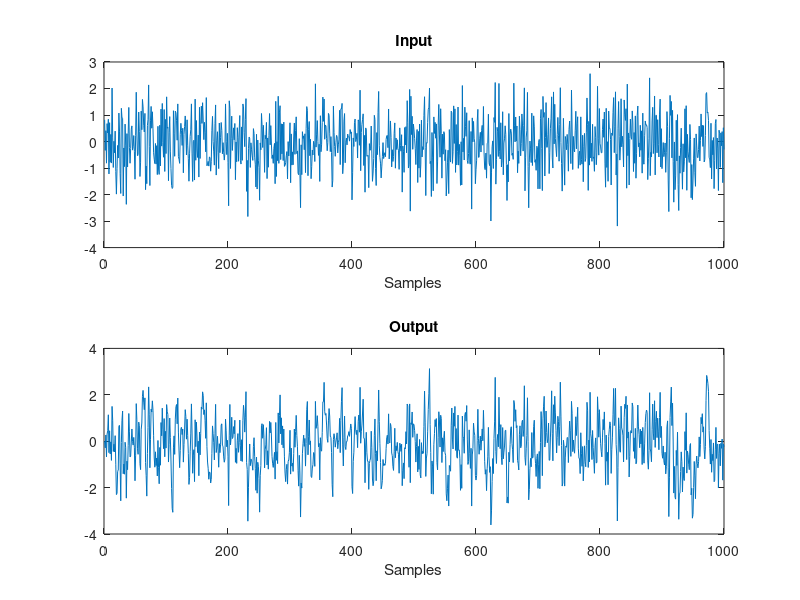

Here is the MATLAB script that generated this plot:
clear all
close all
clc

%%%%%%%%%%%%%%%%%%%%%%%%%%%%%%%%%%%%%%%%%%%%
%  1) Model definition and data generation
%%%%%%%%%%%%%%%%%%%%%%%%%%%%%%%%%%%%%%%%%%%%

% In this exercise we will work with the ARX define as 
% y(t) = 0.5 y(t-1) + u(t) + e(t)

% True value of the parameters:
atrue = 0.5;
btrue = 1;

% We will work with simulated data, hence let's generate the data:
% (For a real SysID problem, data are not simulated but they are real, there is no model generating them, they come from the true system)
N = 1000; % number of data we want to generate
noise_std = 0.1;

% Input: we will use a Gaussian signal as input:
u = randn(N, 1); % white noise, std = 1
% Outpu: lets compute the output of the model
y = zeros(N,1);
for t = 2:N % zero initial condition
    %%%%%%%%%%%%%%%%%%%%%%%%%%%%%%%%%%%%%%%%%
    %%%%%% Write your code here: %%%%%%%%%%%%
    e_t = noise_std*randn(1,1);
    y(t) = atrue*y(t-1) + btrue*u(t) + e_t;
end

% Lets plot the data (1 output realization)
figure(1)
subplot(2,1,1)
plot(u)
title('Input')
xlabel('Samples')
subplot(2,1,2)
plot(y)
title('Output')
xlabel('Samples')

% saving the data
save pss8_data_part1 u y